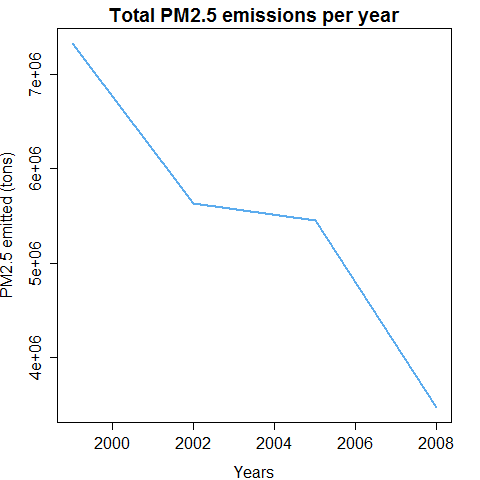

Here is the R script that generated this plot:
source("load_data.R")

# I summarize the PM2.5 emissions per year
emissionsPerYear <- aggregate(Emissions ~ year, data = NEI, sum)

# I plot the results with Base System
par(mar=c(4,4,2,2))
plot(
    emissionsPerYear, 
    type= "l",
    col = "steelblue2",
    main = "Total PM2.5 emissions per year",
    xlab = "Years",
    ylab = "PM2.5 emitted (tons)",
    lwd = 2.5
)

# I store the plot in a PNG file
dev.copy(png, file = "plot1.png", width=480, height=480)
dev.off()